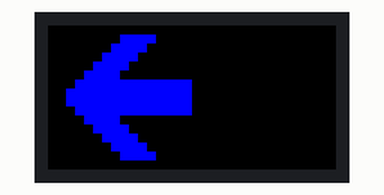
This sketch was run on a simulated Arduino Uno, built with avr-gcc and run on an emulated ATmega328P. Shown: 32×16 colour display. What the sketch prints to the serial monitor is not drawn.

Above: at 4.0 s.
At 5.1 s:
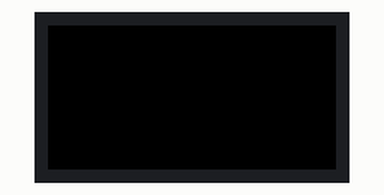
At 5.6 s:
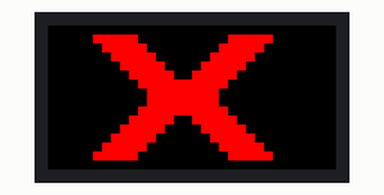

Measured:
- by itself, everything shown: repeats every 4.6 s, in 12 steps
- what the display in image 0 shows lasts 1.1 s, from 4.0 s to 5.1 s
- what the display in image 1 shows lasts 0.5 s, from 5.1 s to 5.6 s
- what the display in image 2 shows lasts 1.0 s, from 5.6 s to 6.6 s

The sketch:

V-102-VARREDURA-COLOR-RGBmatrixPanel.ino
```cpp
/* === APRESENTAÇÃO: ===============================================================
  Projeto: Display BALANÇA RODOVIARIA
    CONTROLADOR SERVIDOR
    |- 2 DISPLAYS
    |-
    |- ACIONADO POR CENTRAL DE RADIO 3 CANAIS
    |- CANAL 1
    |- CANAL 2
    |- CANAL 3

    CONTROLADOR CLIENTE
    |- 1 DISPLAYS
    |-
    |- ACIONADO POR CENTRAL DE RADIO 3 CANAIS
    |- CANAL 1
    |- CANAL 2
    |- CANAL 3

Sentido entrada A para B
A apresenta ->
B apresenta X
Parada dentro balança
A e B apresenta X
Sentido saida A para B  depois de dentro da balança
A apresenta ->
B apresenta X

Sentido entrada B para A
A apresenta X
B apresenta <-
Parada dentro balança
A e B apresenta X
Sentido saida B para A  depois de dentro da balança
A apresenta X
B apresenta <-
  A|___________________________B|
/                               \

  Descrição do projeto:
     Servidor com 1 displays e central de rádio com 1 canais.
     Cliente com 1 displays recebe comandos do servidor.
     Seleção do digito via rádio.
     Adaptado central de rádio de portão eletrônico.


  Autor: Eng. Stenio Rodrigues
  Data:  Março de 2021

      OBJETIVO:
      NOTA:
      // SERVIDOR E CLIENTE ENTRADAS
  #define bt1 11 // SUBIR
  #define bt2 12 // DESCER
  #define bt3 13 // X

      // SERVIDOR SAIDAS
  #define bt1 11 // SUBIR
  #define bt2 12 // DESCER
  #define bt3 13 // X
// CONEXÃO DISPLAY CONTROLADOR
      // display p10-246-RGB4S-32X16(5120)1,0 V3.95
      // display p10-3216-3528-8S-A0
PINO DISPLAY    UNO      MEGA
1       RD1       2       24
2       GD1       3       25
3       BD1       4       26
4       GND       GND     GND
5       RD2       5       27
6       GD2       6       28
7       BD2       7       29
8       GND       GND     GND
9       A         A0      A0
10      B         A1      A1
11      C         A2      A2
12      GND       GND     GND
13      LAT     10 ou A3  10
14      CLK       8       11
15      OEB       9        9
16      GND       GND     GND


      ________________________
      |1 RD1     2  GD1       |
      |3  BD1    4  GND       |
      |5  RD2    6  GD2       |
      |7  BD2    8  GND       |
      |9  A      10 B         |
      |11 C      12 N/C       |
      |13 CLK    14 LAT       |
      |15 OE     16 GND       |
      ________________________

*/
// === --- Bibliotecas Auxiliares --- ==============================================
  // --- Bibliotecas Auxiliares ---
 #include <RGBmatrixPanel.h>

// === --- Mapeamento de Hardware --- ==============================================
  // --- Mapeamento de Hardware ---
  #define bt1 11 // SUBIR
  #define bt2 12 // DESCER
  #define bt3 13 // X

// === --- Instâncias --- ==========================================================
  // --- Instâncias ---
  #define CLK  8   // USE THIS ON ARDUINO UNO, ADAFRUIT METRO M0, etc.
  //#define CLK A4 // USE THIS ON METRO M4 (not M0)
  //#define CLK 11 // USE THIS ON ARDUINO MEGA
  #define OE   9
  #define LAT 10
  #define A   A0
  #define B   A1
  #define C   A2

RGBmatrixPanel matrix(A, B, C, CLK, LAT, OE, false);

// === --- Protótipo das Funções --- ===============================================
  // --- Protótipo das Funções ---
  void seta_subir();  // DESENHA SETA SENTIDO SUBIR NO DISPLAY
  void seta_descer(); // DESENHA SETA SENTIDO DESCER NO DISPLAY
  void pare_X();      // DESENHA X NO DISPLAY
  void incrementa(); // INCREMENTA valor EEPROM
  void imprimir(); // IMPRIMI NO DISPLAY O VALOR SALVO NA EEPROM
  void readKey(); // LÊ COMANDOS INCREMENTOS E DIGITO


// === --- Variáveis Globais --- ===================================================
  // --- Variáveis Globais ---
uint8_t cor_vermelho=0,cor_azul=0,cor_verde=15;

// definindo variaiveis marcadoras de status botoes
    unsigned int duty1 = 1;
    static boolean flag4 = 0,
    flag5 = 0,
    flag6 = 0;
  // variaveis marcadores de digitos
  int pos_dig = 0;
  int dig_0 = 0;
  int dig_1 = 0;
  int dig_2 = 0;
  int dig_3 = 0;
  int x=0,y=0,contagem=0;

  // variaveis tempo

  // variaveis eprom
  int address = 0;
  byte value;

  // variaveis de contagem de ciclo

// === --- Configurações Iniciais --- ==============================================
  // --- Configurações Iniciais ---
  void setup() {
      Serial.begin(9600);
      matrix.begin();

      Serial.println("V-102-UNO-COLOR-RGBmatrixpainel:");
      Serial.println("ACENDE O LED 1,1 POR 1 SEGUNDO");

      matrix.setTextColor(matrix.Color333(cor_vermelho,cor_azul,cor_verde));
      matrix.drawPixel(1, 1, matrix.Color333(cor_vermelho,cor_azul,cor_verde));
      delay(1000);
      matrix.fillScreen(0);
      delay(1000);

  } //end setup

// === --- Loop Infinito --- =======================================================
void loop() {
      delay(1000);
      matrix.fillScreen(0);
      delay(500);
      cor_vermelho=0;
      cor_verde =15;
      seta_subir();
      delay(1000);
      matrix.fillScreen(0);
      delay(500);
     // seta_descer();
     // delay(1000);
     // matrix.fillScreen(0);
     // delay(500);
      cor_vermelho=15;
      cor_verde =0;
      pare_X();
      delay(1000);
      matrix.fillScreen(0);
      contagem = 0;
}


// === readKey =====================================================================
    void readKey() {

        static boolean flag1 = 0, flag2 = 0, flag3 = 0; // teste local
        /* teste estado botao

            Se botao alto teste se foi a primeira vez
            use flag 3 para saber se houve mudança de estado se sim flag3 ==1
            se nao houve mudança de estado flag3==0

            Se botao baixo teste se foi a primeira vez
            use flag1 para saber se houve mudança de estado se sim flag1 ==1
            se nao houve mudança de estado flag1==0
        */
        if (digitalRead(bt1)) {
            if (flag4 == 1) {
                Serial.println("SETA SUBIR!  ");
                matrix.fillScreen(0);
                delay(25);
                seta_subir();
            }
            flag1 = 0x01;
            flag4 = 0x00; // teste memoria de outros testes
            delay(10);
        }
        if (!digitalRead(bt1) && flag1) {
            flag1 = 0x00;
            flag4 = 0x01;
            Serial.println("RESET FLAG BOTAO SETA SUBIR");
            delay(10);
        }

        if (digitalRead(bt2)) {
            if (flag5 == 1) {
                Serial.println("SETA DESCER!  ");
                  matrix.fillScreen(0);
                delay(25);
               // seta_descer();
                pare_X();
            }
            flag2 = 0x01;
            flag5 = 0x00; // teste memoria de outros testes
            delay(10);
        }
        if (!digitalRead(bt2) && flag2) {
            flag2 = 0x00;
            flag5 = 0x01;
            Serial.println("RESET FLAG BOTAO SETA DESCER");
            delay(10);
        }

        if (digitalRead(bt3)) {
            if (flag6 == 1) {
                Serial.println("PARE_X!  ");
                matrix.fillScreen(0);
                delay(25);
                pare_X();
            }
            flag3 = 0x01;
            flag6 = 0x00; // teste memoria de outros testes
            delay(10);
        }
        if (!digitalRead(bt3) && flag3) {
            flag3 = 0x00;
            flag6 = 0x01;
            Serial.println("RESET FLAG BOTAO PARE_X");
            delay(10);
        }
    } // readKey


// === seta_subir =============================================================

  void seta_subir(){

      // função movimento seta
    for (int x = 8; x >= 0; x=x-1)
    {

       //matrix.drawPixel(X, Y, matrix.Color333(cor_vermelho,cor_azul,cor_verde));
      int    buf_verde = cor_verde;
      int    buf_verm = cor_vermelho;
        //----seta lado direito----
      // desenhando ponto a ponto biblioteca bruta
            for (int i = 0; i < 7; ++i)
            {
              matrix.drawPixel(x+2+i, y+7-i, matrix.Color333(cor_vermelho,cor_azul,cor_verde));
              matrix.drawPixel(x+3+i, y+7-i, matrix.Color333(cor_vermelho,cor_azul,cor_verde));
              matrix.drawPixel(x+4+i, y+7-i, matrix.Color333(cor_vermelho,cor_azul,cor_verde));
            }

      //cor_vermelho=buf_verde;
      //cor_verde = buf_verm;
      //---- seta lado esquerdo----
            for (int i = 0; i < 7; ++i)
            {
              matrix.drawPixel(x+2+i, y+8+i, matrix.Color333(cor_vermelho,cor_azul,cor_verde));
              matrix.drawPixel(x+3+i, y+8+i, matrix.Color333(cor_vermelho,cor_azul,cor_verde));
              matrix.drawPixel(x+4+i, y+8+i, matrix.Color333(cor_vermelho,cor_azul,cor_verde));
            }

       for (int i = 0; i < 11; ++i)
       {
          matrix.drawPixel(x+4+i, y+8, matrix.Color333(cor_vermelho,cor_azul,cor_verde));
          matrix.drawPixel(x+4+i, y+9, matrix.Color333(cor_vermelho,cor_azul,cor_verde));
       }

      //cor_vermelho=buf_verm ;
      //cor_verde = buf_verde;
       for (int i = 0; i < 11; ++i)
       {

          matrix.drawPixel(x+4+i, y+6, matrix.Color333(cor_vermelho,cor_azul,cor_verde));
          matrix.drawPixel(x+4+i, y+7, matrix.Color333(cor_vermelho,cor_azul,cor_verde));
      }
      delay(50);
      if (x==7||x==5||x==3||x==2)
      {
        matrix.fillScreen(0);
      }
    }

      delay(10);

  }// fim seta subir


// === seta_descer =============================================================
  void seta_descer(){

 /*
    //----seta lado direito----
      dmd.drawLine (23, 1, 24, 2, GRAPHICS_ON);
      dmd.drawLine (25, 3, 26, 4, GRAPHICS_ON);
      dmd.drawLine (27, 5, 28, 6, GRAPHICS_ON);
      dmd.drawLine (29, 7, 29, 7, GRAPHICS_ON);
    // cada linha no desenho aparece 3 linhas
      dmd.drawLine (24, 1, 25, 2, GRAPHICS_ON);
      dmd.drawLine (26, 3, 27, 4, GRAPHICS_ON);
      dmd.drawLine (28, 5, 29, 6, GRAPHICS_ON);
      dmd.drawLine (30, 7, 30, 7, GRAPHICS_ON);

      dmd.drawLine (25, 1, 26, 2, GRAPHICS_ON);
      dmd.drawLine (27, 3, 28, 4, GRAPHICS_ON);
      dmd.drawLine (29, 5, 30, 6, GRAPHICS_ON);
      dmd.drawLine (31, 7, 31, 7, GRAPHICS_ON);
      //---- fim seta lado direito----
      //---- seta lado esquerdo----
      dmd.drawLine (23, 14, 24, 13, GRAPHICS_ON);
      dmd.drawLine (25, 12, 26, 11, GRAPHICS_ON);
      dmd.drawLine (27, 10, 28, 9, GRAPHICS_ON);
      dmd.drawLine (29, 8, 29, 8, GRAPHICS_ON);
    // cada linha no desenho aparece 3 linhas
      dmd.drawLine (24, 14, 25, 13, GRAPHICS_ON);
      dmd.drawLine (26, 12, 27, 11, GRAPHICS_ON);
      dmd.drawLine (28, 10, 29, 9, GRAPHICS_ON);
      dmd.drawLine (30, 8, 30, 8, GRAPHICS_ON);

      dmd.drawLine (25, 14, 26, 13, GRAPHICS_ON);
      dmd.drawLine (27, 12, 28, 11, GRAPHICS_ON);
      dmd.drawLine (29, 10, 30, 9, GRAPHICS_ON);
      dmd.drawLine (31, 8, 31, 8, GRAPHICS_ON);
        //---- fim seta lado esquerdo----

        // ---- corpo ------
      dmd.drawLine (18, 6, 18, 7, GRAPHICS_ON);
      dmd.drawLine (18, 8, 18, 9, GRAPHICS_ON);
      dmd.drawLine (19, 6, 19, 7, GRAPHICS_ON);
      dmd.drawLine (19, 8, 19, 9, GRAPHICS_ON);
      dmd.drawLine (20, 6, 20, 7, GRAPHICS_ON);
      dmd.drawLine (20, 8, 20, 9, GRAPHICS_ON);
      dmd.drawLine (21, 6, 21, 7, GRAPHICS_ON);
      dmd.drawLine (21, 8, 21, 9, GRAPHICS_ON);
      dmd.drawLine (22, 6, 22, 7, GRAPHICS_ON);
      dmd.drawLine (22, 8, 22, 9, GRAPHICS_ON);
      dmd.drawLine (23, 6, 23, 7, GRAPHICS_ON);
      dmd.drawLine (23, 8, 23, 9, GRAPHICS_ON);
      dmd.drawLine (24, 6, 24, 7, GRAPHICS_ON);
      dmd.drawLine (24, 8, 24, 9, GRAPHICS_ON);
      dmd.drawLine (25, 6, 25, 7, GRAPHICS_ON);
      dmd.drawLine (25, 8, 25, 9, GRAPHICS_ON);
      dmd.drawLine (26, 6, 26, 7, GRAPHICS_ON);
      dmd.drawLine (26, 8, 26, 9, GRAPHICS_ON);
      dmd.drawLine (27, 6, 27, 7, GRAPHICS_ON);
      dmd.drawLine (27, 8, 27, 9, GRAPHICS_ON);
      dmd.drawLine (28, 6, 28, 7, GRAPHICS_ON);
      dmd.drawLine (28, 8, 28, 9, GRAPHICS_ON);
*/
  }// fim seta descer

// === pare_X =============================================================
  void pare_X(){
      int    buf_verde = cor_verde;
      int    buf_verm = cor_vermelho;
        //----seta lado direito----
      // desenhando ponto a ponto biblioteca bruta
            for (int i = 0; i < 7; ++i)
            {
              matrix.drawPixel(x+11-i, y+7-i, matrix.Color333(cor_vermelho,cor_azul,cor_verde));
              matrix.drawPixel(x+12-i, y+7-i, matrix.Color333(cor_vermelho,cor_azul,cor_verde));
              matrix.drawPixel(x+13-i, y+7-i, matrix.Color333(cor_vermelho,cor_azul,cor_verde));
              matrix.drawPixel(x+14-i, y+7-i, matrix.Color333(cor_vermelho,cor_azul,cor_verde));
              matrix.drawPixel(x+15-i, y+7-i, matrix.Color333(cor_vermelho,cor_azul,cor_verde));
            }
            for (int i = 0; i < 7; ++i)
            {
              matrix.drawPixel(x+14+i, y+7-i, matrix.Color333(cor_vermelho,cor_azul,cor_verde));
              matrix.drawPixel(x+15+i, y+7-i, matrix.Color333(cor_vermelho,cor_azul,cor_verde));
              matrix.drawPixel(x+16+i, y+7-i, matrix.Color333(cor_vermelho,cor_azul,cor_verde));
              matrix.drawPixel(x+17+i, y+7-i, matrix.Color333(cor_vermelho,cor_azul,cor_verde));
              matrix.drawPixel(x+18+i, y+7-i, matrix.Color333(cor_vermelho,cor_azul,cor_verde));
            }
      //cor_vermelho=buf_verde;
      //cor_verde = buf_verm;
            for (int i = 0; i < 7; ++i)
            {
              matrix.drawPixel(x+14+i, y+8+i, matrix.Color333(cor_vermelho,cor_azul,cor_verde));
              matrix.drawPixel(x+15+i, y+8+i, matrix.Color333(cor_vermelho,cor_azul,cor_verde));
              matrix.drawPixel(x+16+i, y+8+i, matrix.Color333(cor_vermelho,cor_azul,cor_verde));
              matrix.drawPixel(x+17+i, y+8+i, matrix.Color333(cor_vermelho,cor_azul,cor_verde));
              matrix.drawPixel(x+18+i, y+8+i, matrix.Color333(cor_vermelho,cor_azul,cor_verde));
            }
            for (int i = 0; i < 7; ++i)
            {
              matrix.drawPixel(x+11-i, y+8+i, matrix.Color333(cor_vermelho,cor_azul,cor_verde));
              matrix.drawPixel(x+12-i, y+8+i, matrix.Color333(cor_vermelho,cor_azul,cor_verde));
              matrix.drawPixel(x+13-i, y+8+i, matrix.Color333(cor_vermelho,cor_azul,cor_verde));
              matrix.drawPixel(x+14-i, y+8+i, matrix.Color333(cor_vermelho,cor_azul,cor_verde));
              matrix.drawPixel(x+15-i, y+8+i, matrix.Color333(cor_vermelho,cor_azul,cor_verde));
            }

      //cor_verde = buf_verde;
      //cor_vermelho = buf_verm;

  }// fim x


// === incrementa ==================================================================
      void incrementa() {
        //matrix.fillScreen(0);
        //delay(10);

        if (pos_dig == 0) {
            dig_0 = dig_0 + 1;
            //EEPROM.write(0, dig_0);

        }
        if (dig_0 > 3) {
            dig_0 = 0;
           // EEPROM.write(0, dig_0);
        }
        Serial.println("");


    }


// === imprimir ====================================================================
  void imprimir() {
      Serial.println(" ");
      Serial.print("DADOS DENTRO DA EEPROM: ");


  }
```
